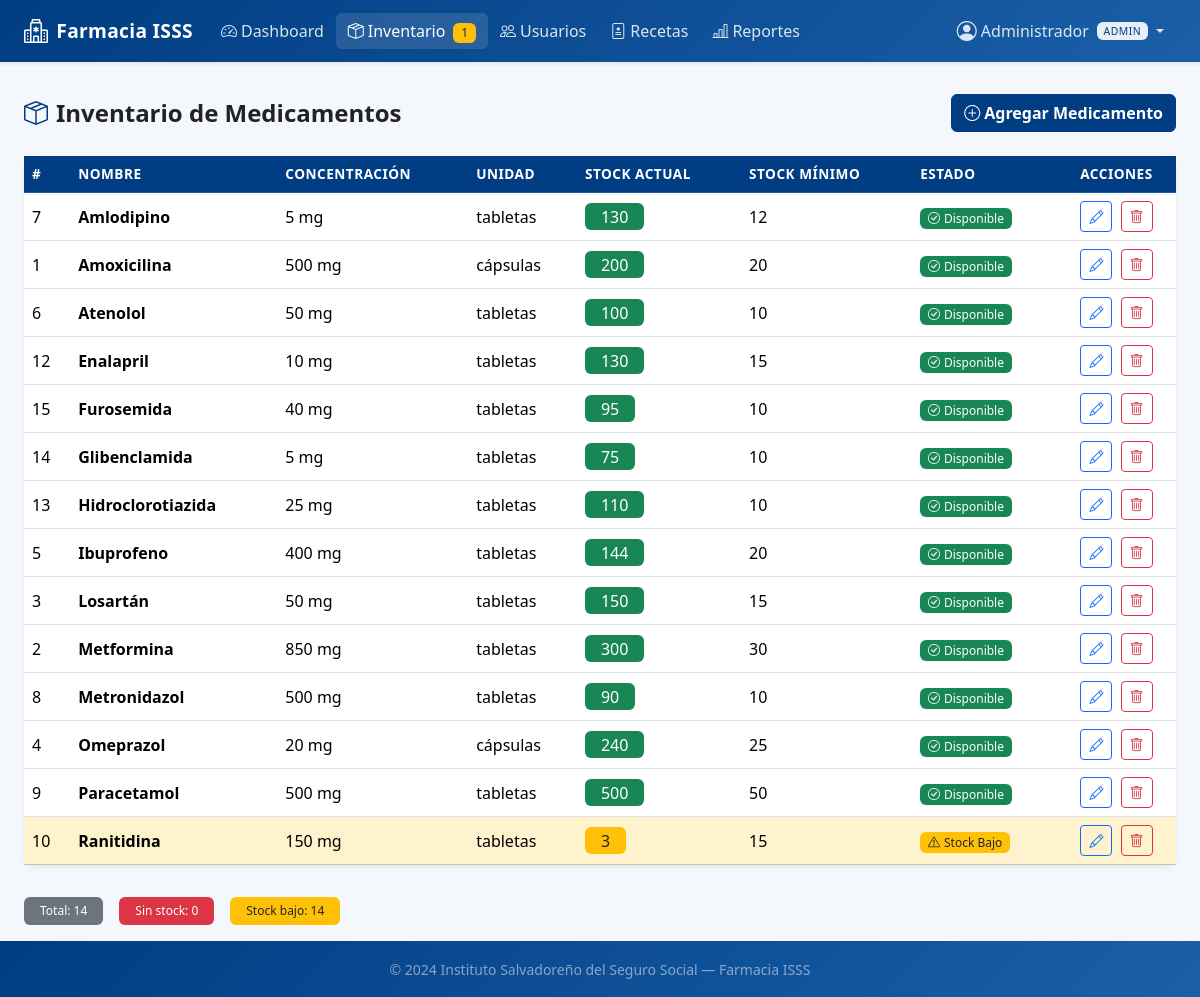
Page /admin/inventario (signed in) on the committed database.
### models.py (models this page shows, shortened)
class User(UserMixin, db.Model):
    __tablename__ = 'users'
    id = db.Column(db.Integer, primary_key=True)
    username = db.Column(db.String(80), unique=True, nullable=False)
    password_hash = db.Column(db.String(256), nullable=False)
    role = db.Column(db.String(20), nullable=False)  # paciente, farmaceutico, admin
    nombre_completo = db.Column(db.String(150), nullable=False)
    num_seguro_social = db.Column(db.String(50), nullable=True)
    created_at = db.Column(db.DateTime, default=datetime.utcnow)
    prescriptions = db.relationship('Prescription', backref='patient', lazy=True,
                                    foreign_keys='Prescription.patient_id')
    orders_processed = db.relationship('Order', backref='pharmacist', lazy=True,
                                       foreign_keys='Order.pharmacist_id')

class Medication(db.Model):
    __tablename__ = 'medications'
    id = db.Column(db.Integer, primary_key=True)
    nombre = db.Column(db.String(200), nullable=False)
    concentracion = db.Column(db.String(100), nullable=False)
    unidad = db.Column(db.String(50), nullable=False)
    stock = db.Column(db.Integer, default=0)
    stock_minimo = db.Column(db.Integer, default=10)
    order_items = db.relationship('OrderItem', backref='medication', lazy=True)
    def is_low_stock(self):
        return self.stock <= self.stock_minimo

### app.py (the view)
@app.route('/admin/inventario')
@login_required
@role_required('admin')
def admin_inventory():
    meds = Medication.query.order_by(Medication.nombre).all()
    return render_template('admin/inventory.html', medications=meds)

### app.py (called while the page is built)
def role_required(*roles):
    def decorator(f):
        @wraps(f)
        def decorated(*args, **kwargs):
            if not current_user.is_authenticated:
                return redirect(url_for('login'))
            if current_user.role not in roles:
                abort(403)
            return f(*args, **kwargs)
        return decorated
    return decorator

@login_manager.user_loader
def load_user(user_id):
    return User.query.get(int(user_id))

@app.context_processor
def inject_globals():
    low_stock_count = 0
    if current_user.is_authenticated and current_user.role in ('admin', 'farmaceutico'):
        low_stock_count = Medication.query.filter(
            Medication.stock <= Medication.stock_minimo
        ).count()
    return dict(low_stock_count=low_stock_count)

### templates/admin/inventory.html (shortened to what this page needs)
{% extends 'base.html' %}
{% block content %}
<div class="d-flex justify-content-between align-items-center mb-4">
  <h4 class="fw-bold mb-0">
    <i class="bi bi-box-seam me-2 text-isss"></i>Inventario de Medicamentos
  </h4>
  <a href="{{ url_for('admin_med_new') }}" class="btn btn-isss">
    <i class="bi bi-plus-circle me-1"></i>Agregar Medicamento
  </a>
</div>
{% if medications %}
<div class="card shadow-sm border-0">
  <div class="table-responsive">
    <table class="table table-hover align-middle mb-0" id="inventoryTable">
      <thead class="table-dark">
        <tr>
          <th>#</th>
          <th>Nombre</th>
          <th>Concentración</th>
          <th>Unidad</th>
          <th>Stock Actual</th>
          <th>Stock Mínimo</th>
          <th>Estado</th>
          <th class="text-center">Acciones</th>
        </tr>
      </thead>
      <tbody>
        {% for med in medications %}
        <tr class="{% if med.stock == 0 %}table-danger{% elif med.is_low_stock() %}table-warning{% endif %}">
          <td>{{ med.id }}</td>
          <td class="fw-semibold">{{ med.nombre }}</td>
          <td>{{ med.concentracion }}</td>
          <td>{{ med.unidad }}</td>
          <td>
            <span class="badge fs-6 px-3 bg-{{ 'danger' if med.stock == 0 else 'warning text-dark' if med.is_low_stock() else 'success' }}">
              {{ med.stock }}
            </span>
          </td>
          <td>{{ med.stock_minimo }}</td>
          <td>
            {% if med.stock == 0 %}
              <span class="badge bg-danger"><i class="bi bi-x-circle me-1"></i>Sin Stock</span>
            {% elif med.is_low_stock() %}
              <span class="badge bg-warning text-dark"><i class="bi bi-exclamation-triangle me-1"></i>Stock Bajo</span>
            {% else %}
              <span class="badge bg-success"><i class="bi bi-check-circle me-1"></i>Disponible</span>
            {% endif %}
          </td>
          <td class="text-center">
            <a href="{{ url_for('admin_med_edit', med_id=med.id) }}"
               class="btn btn-sm btn-outline-primary me-1">
              <i class="bi bi-pencil"></i>
            </a>
            <form method="POST" action="{{ url_for('admin_med_delete', med_id=med.id) }}"
                  class="d-inline" onsubmit="return confirm('¿Eliminar {{ med.nombre }}?')">
              <button class="btn btn-sm btn-outline-danger">
                <i class="bi bi-trash"></i>
              </button>
            </form>
          </td>
        </tr>
        {% endfor %}
      </tbody>
    </table>
  </div>
</div>
<div class="row g-3 mt-3">
  {% set total = medications|length %}
  {% set low = medications|selectattr('stock', 'le', 0)|list|length %}
  {% set warning = medications|selectattr('is_low_stock')|list|length %}
  <div class="col-auto">
    <span class="badge bg-secondary px-3 py-2">Total: {{ total }}</span>
  </div>
  <div class="col-auto">
    <span class="badge bg-danger px-3 py-2">Sin stock: {{ low }}</span>
  </div>
  <div class="col-auto">
    <span class="badge bg-warning text-dark px-3 py-2">Stock bajo: {{ warning }}</span>
  </div>
</div>
{% endif %}
{% endblock %}

### templates/base.html (shortened to what this page needs)
<!DOCTYPE html>
<html lang="es">
<head>
  <link rel="stylesheet" href="https://cdn.jsdelivr.net/npm/bootstrap@5.3.2/dist/css/bootstrap.min.css" />
  <link rel="stylesheet" href="https://cdn.jsdelivr.net/npm/bootstrap-icons@1.11.3/font/bootstrap-icons.min.css" />
  <link rel="stylesheet" href="{{ url_for('static', filename='css/style.css') }}" />
</head>
<body class="d-flex flex-column min-vh-100">
<nav class="navbar navbar-expand-lg navbar-dark bg-isss shadow-sm">
  <div class="container-fluid px-4">
    <a class="navbar-brand d-flex align-items-center gap-2" href="{{ url_for('index') }}">
      <i class="bi bi-hospital fs-4"></i>
      <span class="fw-bold">Farmacia ISSS</span>
    </a>
    <div class="collapse navbar-collapse" id="navbarMain">
      {% if current_user.is_authenticated %}
      <ul class="navbar-nav me-auto mb-2 mb-lg-0">
        {% if current_user.role == 'paciente' %}
          <li class="nav-item">
            <a class="nav-link {% if request.endpoint == 'patient_dashboard' %}active{% endif %}"
               href="{{ url_for('patient_dashboard') }}">
              <i class="bi bi-grid-1x2 me-1"></i>Mis Recetas
            </a>
          </li>
          <li class="nav-item">
            <a class="nav-link {% if request.endpoint == 'patient_upload' %}active{% endif %}"
               href="{{ url_for('patient_upload') }}">
              <i class="bi bi-upload me-1"></i>Subir Receta
            </a>
          </li>
        {% elif current_user.role == 'admin' %}
          <li class="nav-item">
            <a class="nav-link {% if request.endpoint == 'admin_dashboard' %}active{% endif %}"
               href="{{ url_for('admin_dashboard') }}">
              <i class="bi bi-speedometer2 me-1"></i>Dashboard
            </a>
          </li>
          <li class="nav-item">
            <a class="nav-link {% if request.endpoint == 'admin_inventory' %}active{% endif %}"
               href="{{ url_for('admin_inventory') }}">
              <i class="bi bi-box-seam me-1"></i>Inventario
              {% if low_stock_count > 0 %}
              <span class="badge bg-warning text-dark ms-1">{{ low_stock_count }}</span>
              {% endif %}
            </a>
          </li>
          <li class="nav-item">
            <a class="nav-link {% if request.endpoint == 'admin_users' %}active{% endif %}"
               href="{{ url_for('admin_users') }}">
              <i class="bi bi-people me-1"></i>Usuarios
            </a>
          </li>
          <li class="nav-item">
            <a class="nav-link {% if request.endpoint == 'admin_prescriptions' %}active{% endif %}"
               href="{{ url_for('admin_prescriptions') }}">
              <i class="bi bi-file-medical me-1"></i>Recetas
            </a>
          </li>
          <li class="nav-item">
            <a class="nav-link {% if request.endpoint == 'admin_reports' %}active{% endif %}"
               href="{{ url_for('admin_reports') }}">
              <i class="bi bi-bar-chart-line me-1"></i>Reportes
            </a>
          </li>
        {% endif %}
      </ul>
      <ul class="navbar-nav ms-auto mb-2 mb-lg-0 align-items-lg-center">
        <li class="nav-item dropdown">
          <a class="nav-link dropdown-toggle d-flex align-items-center gap-1" href="#"
             data-bs-toggle="dropdown">
            <i class="bi bi-person-circle fs-5"></i>
            <span class="d-none d-lg-inline">{{ current_user.nombre_completo.split()[0] }}</span>
            <span class="badge bg-white text-isss ms-1 small">{{ current_user.role }}</span>
          </a>
        </li>
      </ul>
      {% endif %}
    </div>
  </div>
</nav>
<main class="container-fluid px-4 py-3 flex-grow-1">
  {% block content %}{% endblock %}
</main>
<footer class="footer-isss mt-auto py-3">
  <div class="container text-center">
    <span class="text-white-50 small">
      &copy; {{ now.year if now is defined else '2024' }} Instituto Salvadoreño del Seguro Social &mdash; Farmacia ISSS
    </span>
  </div>
</footer>
</body>
</html>

### static/css/style.css (style rules this page uses)
:root { --isss-blue: #003d82; --isss-blue-dark: #002d62; --isss-blue-light: #e8f0fb; --isss-blue-mid: #1a5fa8; }
body { font-family: 'Segoe UI', system-ui, -apple-system, sans-serif; background-color: #f4f7fb; color: #222; }
.bg-isss { background-color: var(--isss-blue) !important; }
.text-isss { color: var(--isss-blue) !important; }
.btn-isss { background-color: var(--isss-blue); border-color: var(--isss-blue); color: #fff; font-weight: 600; transition: all 0.2s ease; }
.navbar.bg-isss { background: linear-gradient(135deg, var(--isss-blue) 0%, var(--isss-blue-mid) 100%) !important; }
.navbar-dark .navbar-nav .nav-link { color: rgba(255, 255, 255, 0.85); transition: color 0.2s; border-radius: 6px; padding: 6px 12px; }
.navbar-dark .navbar-nav .nav-link:hover, .navbar-dark .navbar-nav .nav-link.active { color: #fff; background: rgba(255, 255, 255, 0.12); }
.navbar-brand { font-size: 1.2rem; letter-spacing: 0.3px; }
.badge.bg-white.text-isss { background: rgba(255, 255, 255, 0.9) !important; color: var(--isss-blue) !important; font-size: 0.65rem; text-transform: uppercase; letter-spacing: 0.5px; }
.card { border-radius: 12px; }
.footer-isss { background: linear-gradient(135deg, var(--isss-blue) 0%, var(--isss-blue-mid) 100%); }
.table th { font-weight: 600; font-size: 0.85rem; text-transform: uppercase; letter-spacing: 0.5px; }
.table-dark th { background-color: var(--isss-blue) !important; border-color: var(--isss-blue-mid) !important; }
.badge { font-weight: 500; }

### rows in the picture
User: nombre_completo "Administrador", role "ADMIN"
Medication: id "7", nombre "Amlodipino", concentracion "5 mg", unidad "tabletas", stock "130", stock_minimo "12", shows "Disponible"
Medication: id "1", nombre "Amoxicilina", concentracion "500 mg", unidad "cápsulas", stock "200", stock_minimo "20", shows "Disponible"
Medication: id "6", nombre "Atenolol", concentracion "50 mg", unidad "tabletas", stock "100", stock_minimo "10", shows "Disponible"
Medication: id "12", nombre "Enalapril", concentracion "10 mg", unidad "tabletas", stock "130", stock_minimo "15", shows "Disponible"
Medication: id "15", nombre "Furosemida", concentracion "40 mg", unidad "tabletas", stock "95", stock_minimo "10", shows "Disponible"
Medication: id "14", nombre "Glibenclamida", concentracion "5 mg", unidad "tabletas", stock "75", stock_minimo "10", shows "Disponible"
Medication: id "13", nombre "Hidroclorotiazida", concentracion "25 mg", unidad "tabletas", stock "110", stock_minimo "10", shows "Disponible"
Medication: id "5", nombre "Ibuprofeno", concentracion "400 mg", unidad "tabletas", stock "144", stock_minimo "20", shows "Disponible"
Medication: id "3", nombre "Losartán", concentracion "50 mg", unidad "tabletas", stock "150", stock_minimo "15", shows "Disponible"
Medication: id "2", nombre "Metformina", concentracion "850 mg", unidad "tabletas", stock "300", stock_minimo "30", shows "Disponible"
Medication: id "8", nombre "Metronidazol", concentracion "500 mg", unidad "tabletas", stock "90", stock_minimo "10", shows "Disponible"
Medication: id "4", nombre "Omeprazol", concentracion "20 mg", unidad "cápsulas", stock "240", stock_minimo "25", shows "Disponible"
Medication: id "9", nombre "Paracetamol", concentracion "500 mg", unidad "tabletas", stock "500", stock_minimo "50", shows "Disponible"
Medication: id "10", nombre "Ranitidina", concentracion "150 mg", unidad "tabletas", stock "3", stock_minimo "15", shows "Stock Bajo"

### other values in the picture
{{ low_stock_count }} "1"
{{ total }} "14"
{{ low }} "0"
{{ warning }} "14"
{{ now.year if now is defined else '2024' }} "2024"
